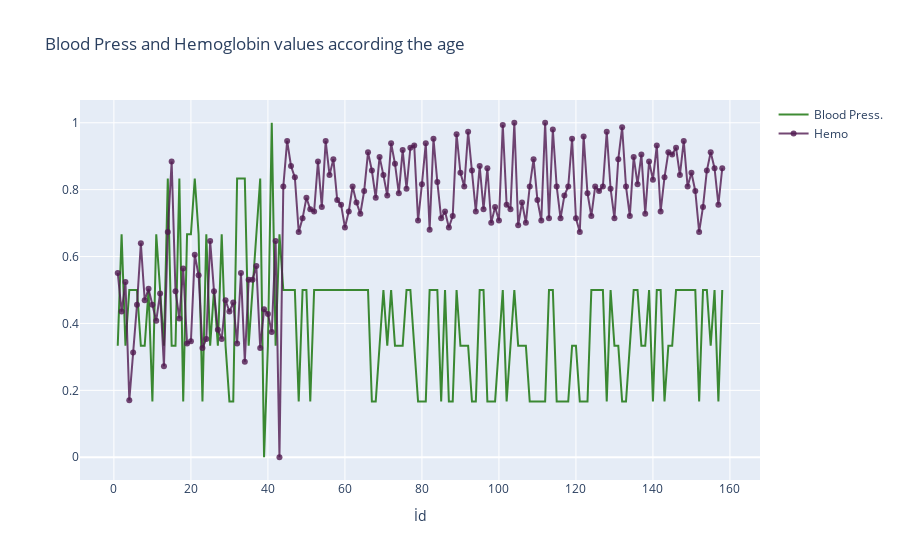

The code cell stored with this chart in its notebook:
### Code cell
#Line plot
df2=df.copy()
df2["id"]=range(1,(len(df.ba)+1),1)
df2["df2_bp_norm"]=(df2.bp-np.min(df2.bp))/(np.max(df2.bp)-np.min(df2.bp))
df2["df2_hemo_norm"]=(df2.hemo-np.min(df2.hemo))/(np.max(df2.hemo)-np.min(df2.hemo))
#Line Plot
trace1 = go.Scatter(
        x = df2.id,
        y = df2.df2_bp_norm,
        mode = "lines",
        name = "Blood Press.",
        marker = dict(color = 'rgba(16, 112, 2, 0.8)'),
        text= df.age)
trace2 = go.Scatter(
        x = df2.id,
        y = df2.df2_hemo_norm,
        mode = "lines+markers",
        name = "Hemo",
        marker = dict(color = 'rgba(80, 26, 80, 0.8)'),
        text= df.age)
data=[trace1,trace2]
layout=dict(title="Blood Press and Hemoglobin values according the age",
            xaxis=dict(title="İd",ticklen=5,zeroline=False))
fig=dict(data=data,layout=layout)
iplot(fig)

### Figure 1 — Plotly figure (JSON) as saved in the notebook; plotly's stock layout.template omitted (floating-point values rounded to 4 significant figures; data arrays with more than 128 entries replaced by an {"elided": "..."} marker saying what was removed)
{"data": [{"marker": {"color": "rgba(16, 112, 2, 0.8)"}, "mode": "lines", "name": "Blood Press.", "text": {"elided": "158 int values"}, "type": "scatter", "x": {"elided": "158 int values"}, "y": {"elided": "158 float values"}}, {"marker": {"color": "rgba(80, 26, 80, 0.8)"}, "mode": "lines+markers", "name": "Hemo", "text": {"elided": "158 int values"}, "type": "scatter", "x": {"elided": "158 int values"}, "y": {"elided": "158 float values"}}], "layout": {"title": {"text": "Blood Press and Hemoglobin values according the age"}, "xaxis": {"ticklen": 5, "title": {"text": "İd"}, "zeroline": false}}}
